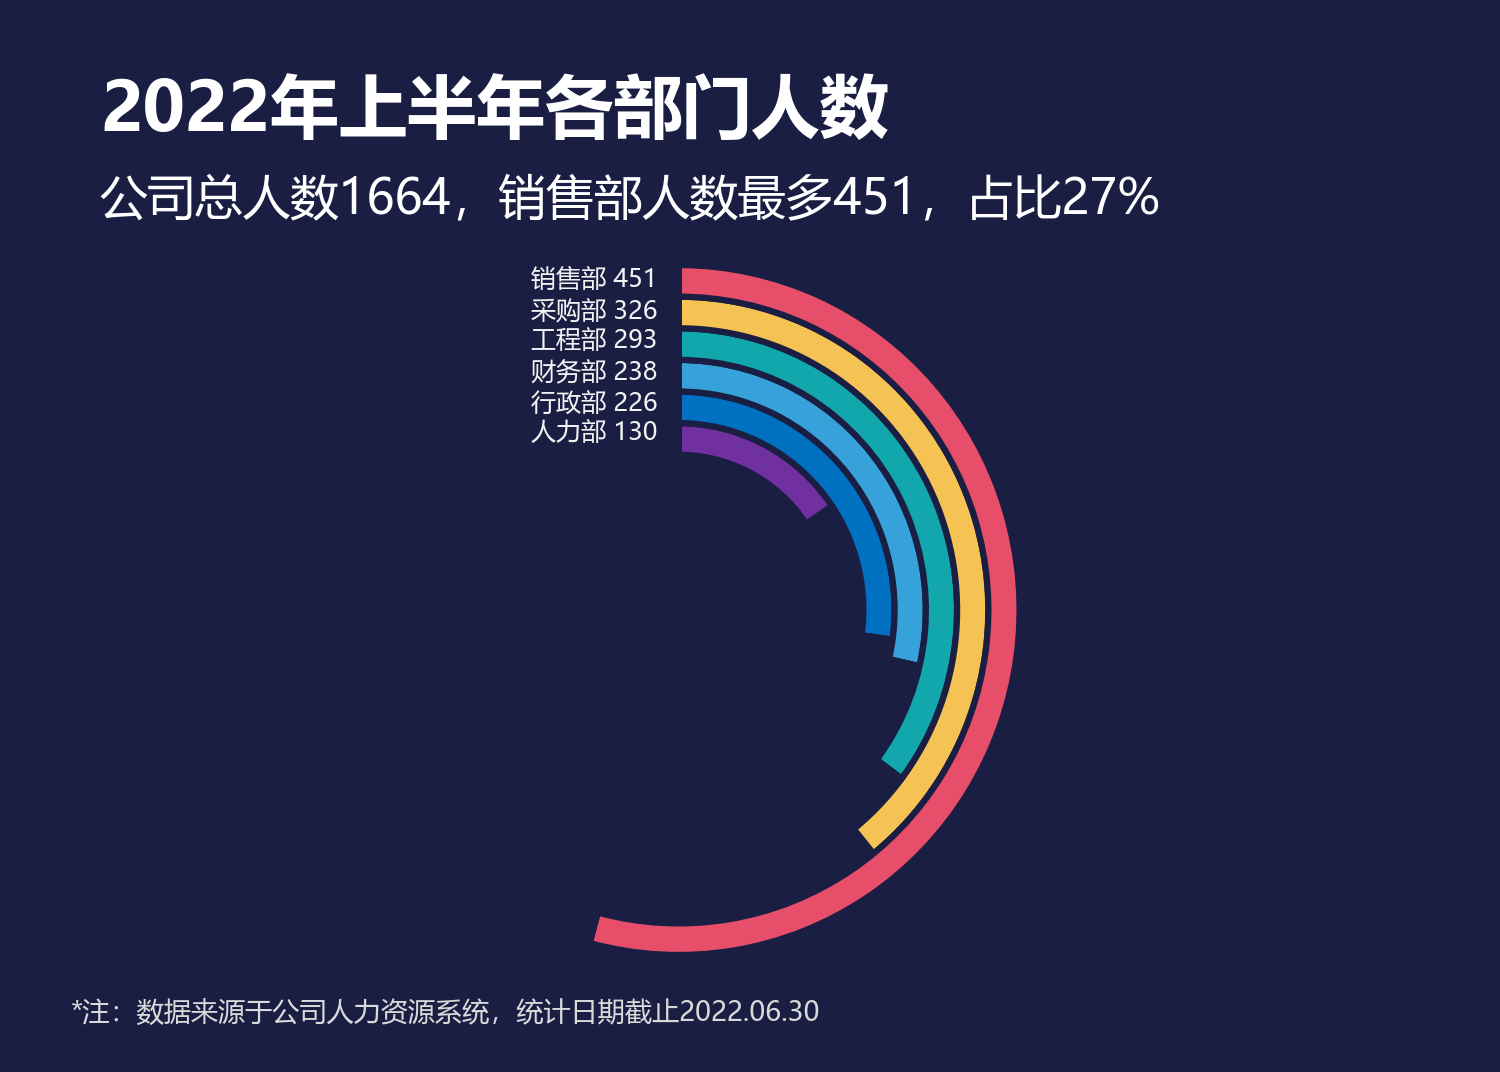

Recreate this plot in Python.
# -*- coding: utf-8 -*-
"""18 跑道图 (依据 第二章 图表(后15).xlsx chart3.xml + drawing6.xml + 原图像素测量精确复刻)

doughnutChart: 6 同心圆环 (跑道, holeSize=45%). Excel 第一个系列=最内环.
每系列 人数+占位=832, 扇区角度=值/832*360. firstSliceAng=0 顶部顺时针.
人数段填色, 占位段透明, 均带 1A1E43 3pt 边框.
"""
import matplotlib
matplotlib.use('Agg')
import matplotlib.pyplot as plt
import matplotlib.patches as mpatches
import numpy as np

plt.rcParams['font.sans-serif'] = ['Microsoft YaHei', 'SimHei', 'Arial Unicode MS']
plt.rcParams['axes.unicode_minus'] = False

BG = '#1A1E43'
TXT = '#F2F2F2'
TXT_TITLE = '#FFFFFF'
TXT_DIM = '#D9D9D9'

# 从内到外 (Excel 系列顺序)
layers = [
    ('人力部', 130, '#7030A0'),
    ('行政部', 226, '#0070C0'),
    ('财务部', 238, '#37A2DA'),
    ('工程部', 293, '#11A7AD'),
    ('采购部', 326, '#F5C353'),
    ('销售部', 451, '#E74E69'),
]
SERIES_TOTAL = 832          # 人数+占位
n = len(layers)

# 图框比例 438.857:313.714 = 1.399
fig = plt.figure(figsize=(10, 7.15), facecolor=BG)

# 圆环区 plotArea: x=0.20435 y=0.24570 w=0.49081 h=0.65602
# Excel plotArea 非正方形, 圆环被拉伸为椭圆. 不用 aspect='equal'.
# 根据原图像素测量调整: center=(0.4524, 0.4307), R_x=0.2273, R_y=0.3217
ax = fig.add_axes([0.2138, 0.0930, 0.4773, 0.6755], facecolor=BG)
ax.set_xlim(-1.05, 1.05)
ax.set_ylim(-1.05, 1.05)
ax.axis('off')

r_outer = 1.0
r_inner = 0.45
ring_width = (r_outer - r_inner) / n
start_angle = 90.0
edge_lw = 3.0      # 38100 EMU = 3pt

for i, (label, val, color) in enumerate(layers):
    r_in = r_inner + i * ring_width      # i=0 最内
    r_out = r_in + ring_width
    ratio_angle = val / SERIES_TOTAL * 360.0
    a1 = start_angle
    a2 = start_angle - ratio_angle
    a3 = start_angle - 360.0
    # 人数段 (彩色填充)
    ax.add_patch(mpatches.Wedge((0, 0), r_out, a2, a1, width=ring_width,
                                facecolor=color, edgecolor=BG, linewidth=edge_lw, zorder=3))
    # 占位段 (透明, 仅边框)
    ax.add_patch(mpatches.Wedge((0, 0), r_out, a3, a2, width=ring_width,
                                facecolor='none', edgecolor=BG, linewidth=edge_lw, zorder=3))

# 中心标签 (6行; 字号放大匹配原图视觉; x中心0.396, y从上到下)
center_x = 0.396
center_y = [0.739, 0.710, 0.682, 0.653, 0.624, 0.596]   # 销售部→人力部
for j, (label, val, _) in enumerate(reversed(layers)):
    fig.text(center_x, center_y[j], f'{label} {val}', fontsize=12, color=TXT,
             ha='center', va='center', family='Microsoft YaHei')

# 标题 / 副标题 (字号放大匹配原图视觉; y=0.896/0.814)
fig.text(0.067, 0.896, '2022年上半年各部门人数', fontsize=33, fontweight='bold',
         color=TXT_TITLE, ha='left', va='center', family='Microsoft YaHei')
fig.text(0.066, 0.814, '公司总人数1664，销售部人数最多451，占比27%',
         fontsize=23, color=TXT_TITLE, ha='left', va='center', family='Microsoft YaHei')

# 注释 (字号放大; y=0.055)
fig.text(0.047, 0.055, '*注：数据来源于公司人力资源系统，统计日期截止2022.06.30',
         fontsize=13, color=TXT_DIM, ha='left', va='center', family='Microsoft YaHei')

plt.savefig('18 跑道图.png', dpi=150, facecolor=BG)
print("已生成 18 跑道图.png")
